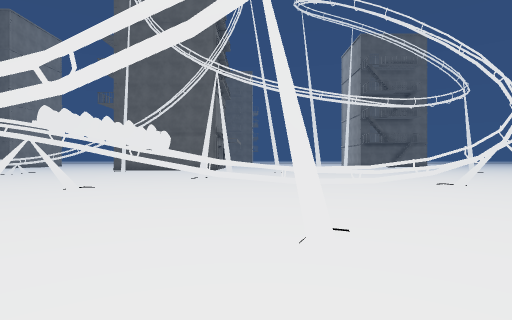
view 1 (above)

24 first-person views from a walk through a 3-D level made in the Unity game engine. The camera is 1.5 m above the floor, looks level and sees 80° across. The floor is counted in squares, 2 m on a side. Each view is taken from the middle of a square. On the plan, view 1 faces up. The plan holds only what a view shows up to about 10 squares ahead; the rest is blank. The place goes on beyond the plan. Some animated figures are not drawn. Door leaves are left out, so doorways stand open. Some surface patterns are stand-ins.

view 2
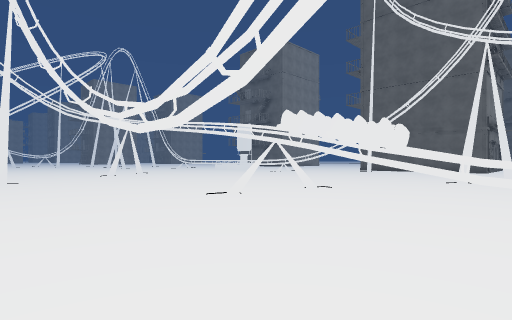

view 3
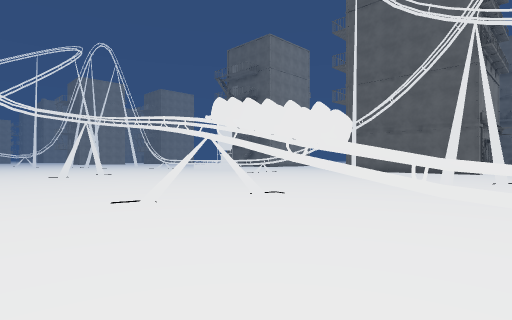

view 4
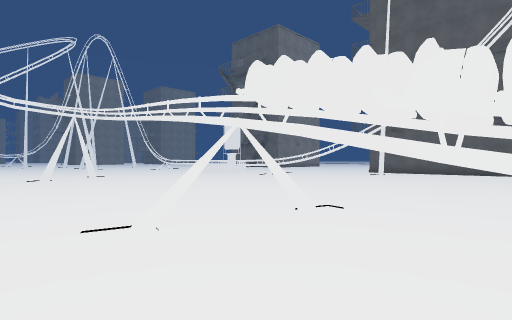

view 5
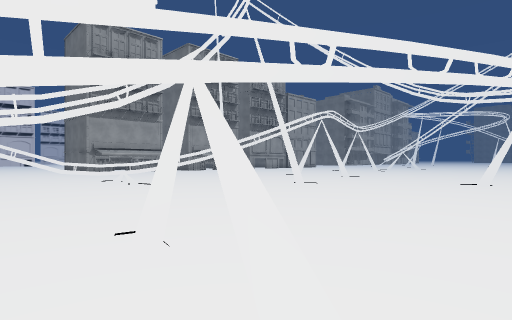

view 6
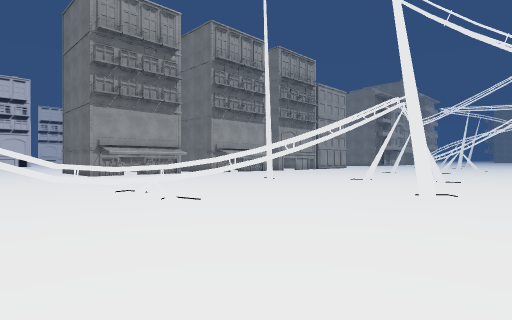

view 7
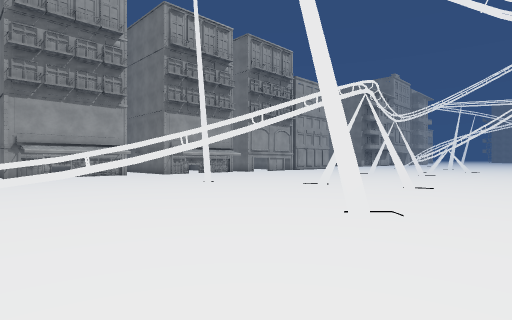

view 8
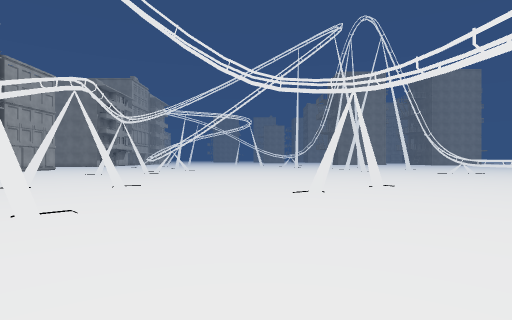

view 9
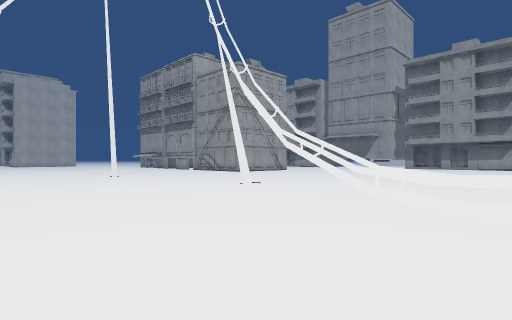

view 10
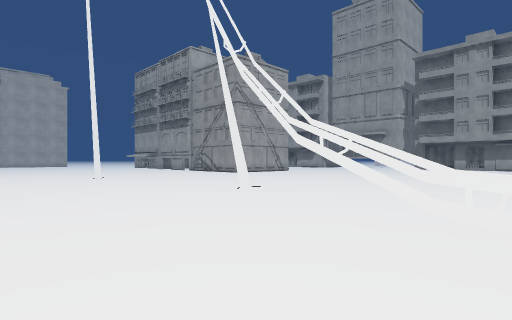

view 11
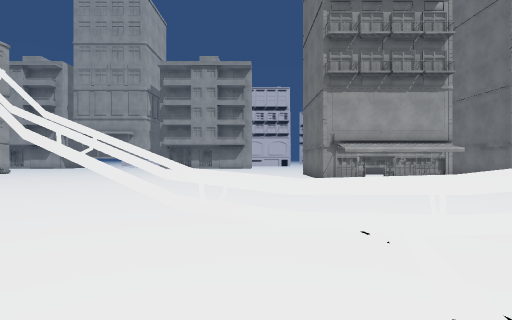

view 12
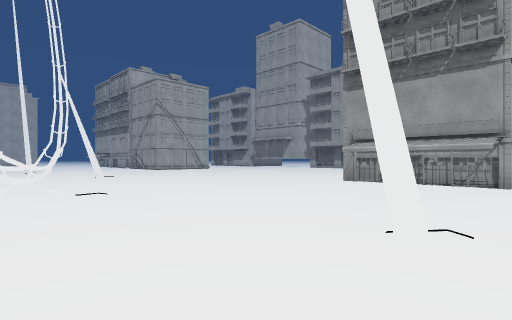

view 13
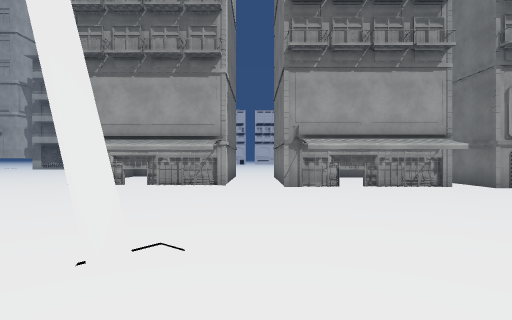

view 14
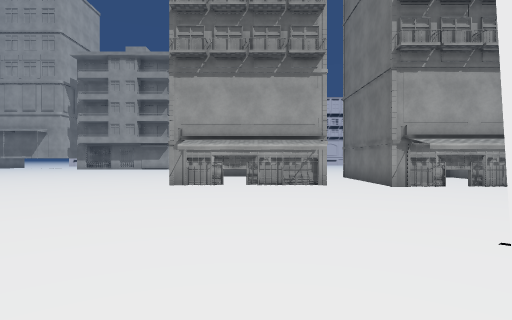

view 15
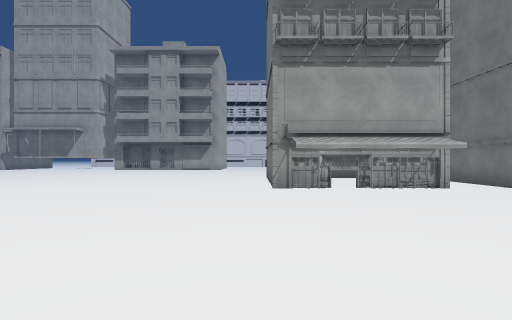

view 16
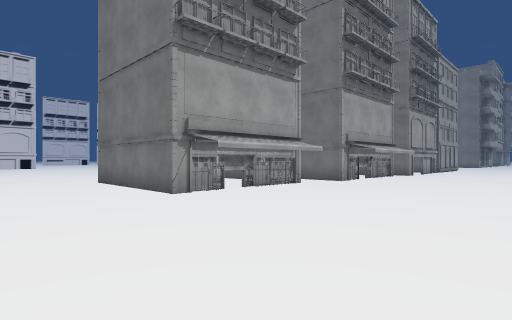

view 17
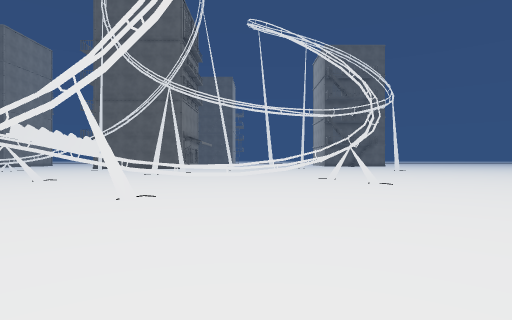

view 18
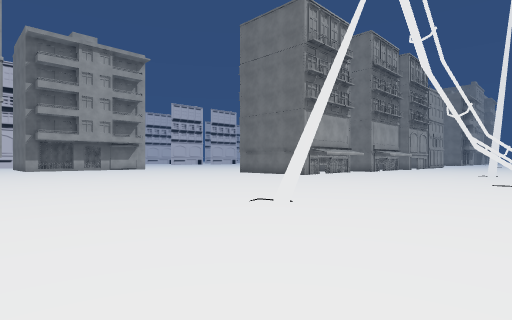

view 19
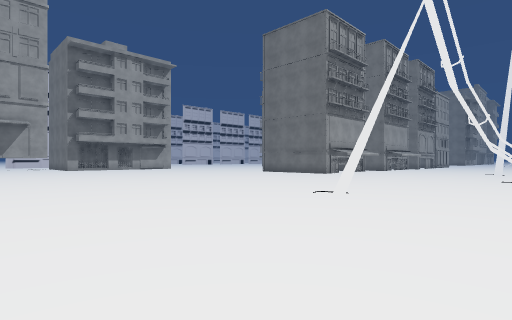

view 20
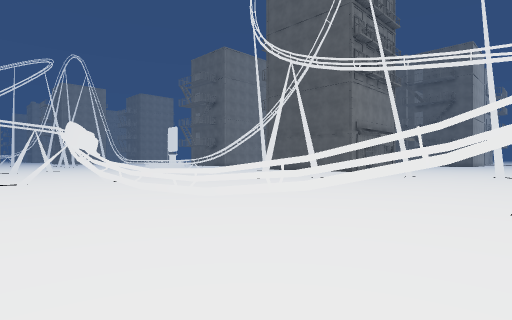

view 21
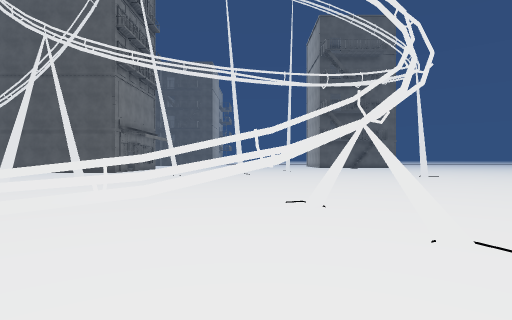

view 22
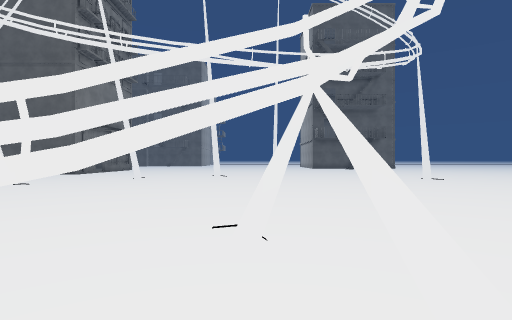

view 23
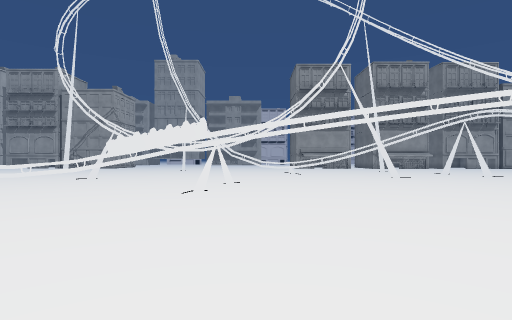

view 24
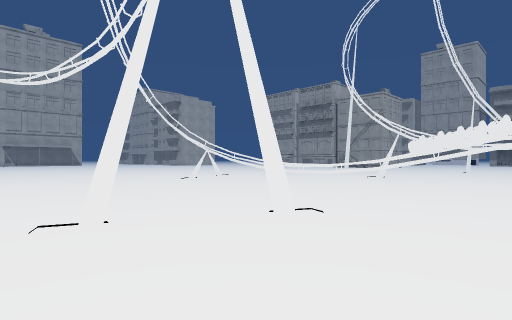

### Floor plan
Key: @ floor where view 1 was taken; # wall or solid block; x gap in a wall; . floor; = window, fence, low wall or low ledge; T thing the floor can be seen under or through.
Columns run from 19 left of view 1 to 7 right of it. Each row starts with its distance up from view 1.
 16               .............
 15              .....#........
 14             ...............
 13  ..        ......#.........
 12  ...      .................
 11  ....    ..................
 10  .....   ..................
  9  ..........................
  8  ..#..........#..........#.
  7  .....................=x#..
  6  .............x.#xxx==.....
  5  ..........................
  4  ..........................
  3 ....................#......
  2 .......#...................
  1 ..#........................
  0  ..................@......
 -1  ..#.....T................
 -2  .........TT=............
 -3    ........Txx#.........
 -4   ...#...................
 -5  ........................
 -6 ..................=......
 -7 .........................
 -8 ........................
 -9 ........................
-10 ........................
-11 ####.#####..............
-12    #.#   #..............
-13    #     #..............

Where each view was taken, in squares from view 1:
view 1: 0 up, 0 right, facing up
view 2: 1 up, 0 right, facing up-left
view 3: 3 up, 0 right, facing up-left
view 4: 4 up, 2 left, facing up-left
view 5: 8 up, 4 left, facing down-left
view 6: 4 up, 5 left, facing down-left
view 7: 4 up, 8 left, facing down-left
view 8: 5 up, 8 left, facing left
view 9: 1 up, 8 left, facing down-right
view 10: 0 up, 7 left, facing down-right
view 11: 0 up, 7 left, facing down
view 12: 1 down, 15 left, facing down-right
view 13: 2 down, 15 left, facing down
view 14: 2 down, 12 left, facing down
view 15: 3 down, 9 left, facing down
view 16: 5 down, 6 left, facing down-left
view 17: 3 down, 3 right, facing up
view 18: 2 down, 3 right, facing down-left
view 19: 2 down, 5 right, facing down-left
view 20: 4 up, 6 right, facing up-left
view 21: 4 up, 5 right, facing up
view 22: 6 up, 6 right, facing up
view 23: 15 up, 6 left, facing down
view 24: 16 up, 5 left, facing down-right
